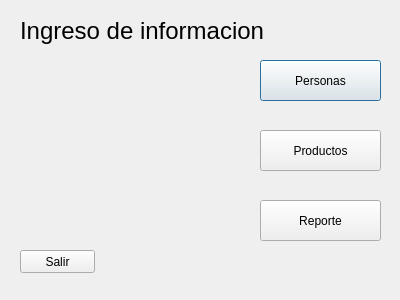
<?xml version="1.0" encoding="UTF-8"?>
<ui version="4.0">
 <class>DialogPrinc</class>
 <widget class="QDialog" name="DialogPrinc">
  <property name="geometry">
   <rect>
    <x>0</x>
    <y>0</y>
    <width>400</width>
    <height>300</height>
   </rect>
  </property>
  <property name="windowTitle">
   <string>Menucito</string>
  </property>
  <widget class="QPushButton" name="BotonPersonas">
   <property name="geometry">
    <rect>
     <x>260</x>
     <y>60</y>
     <width>121</width>
     <height>41</height>
    </rect>
   </property>
   <property name="text">
    <string>Personas</string>
   </property>
  </widget>
  <widget class="QPushButton" name="BotonProductos">
   <property name="geometry">
    <rect>
     <x>260</x>
     <y>130</y>
     <width>121</width>
     <height>41</height>
    </rect>
   </property>
   <property name="text">
    <string>Productos</string>
   </property>
  </widget>
  <widget class="QPushButton" name="pushButton">
   <property name="geometry">
    <rect>
     <x>260</x>
     <y>200</y>
     <width>121</width>
     <height>41</height>
    </rect>
   </property>
   <property name="text">
    <string>Reporte</string>
   </property>
  </widget>
  <widget class="QPushButton" name="pushButton_2">
   <property name="geometry">
    <rect>
     <x>20</x>
     <y>250</y>
     <width>75</width>
     <height>23</height>
    </rect>
   </property>
   <property name="text">
    <string>Salir</string>
   </property>
  </widget>
  <widget class="QLabel" name="LabelTitulo">
   <property name="geometry">
    <rect>
     <x>20</x>
     <y>10</y>
     <width>261</width>
     <height>41</height>
    </rect>
   </property>
   <property name="font">
    <font>
     <pointsize>18</pointsize>
    </font>
   </property>
   <property name="text">
    <string>Ingreso de informacion</string>
   </property>
  </widget>
 </widget>
 <resources/>
 <connections/>
</ui>
